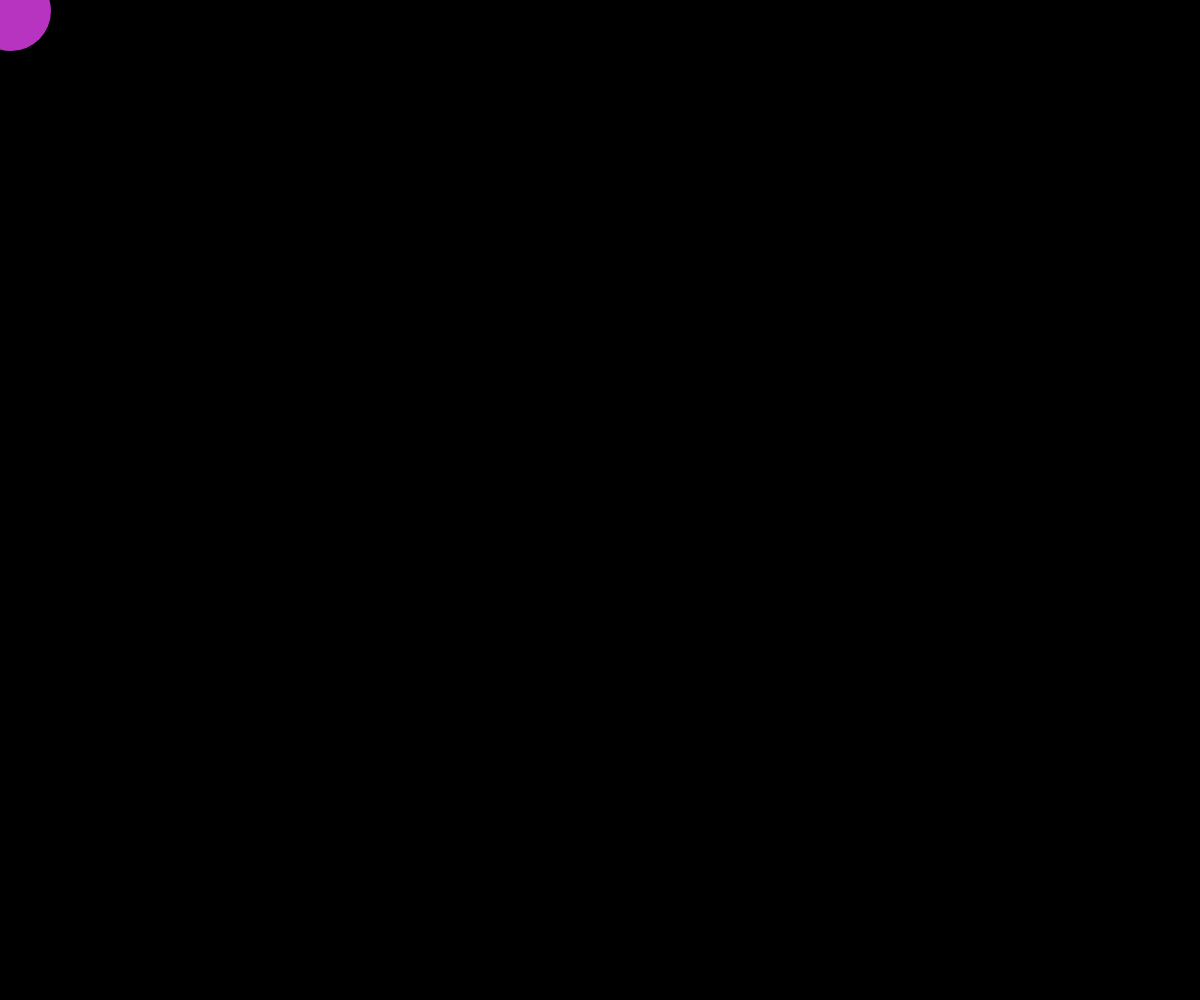
Frame 1 (no input)
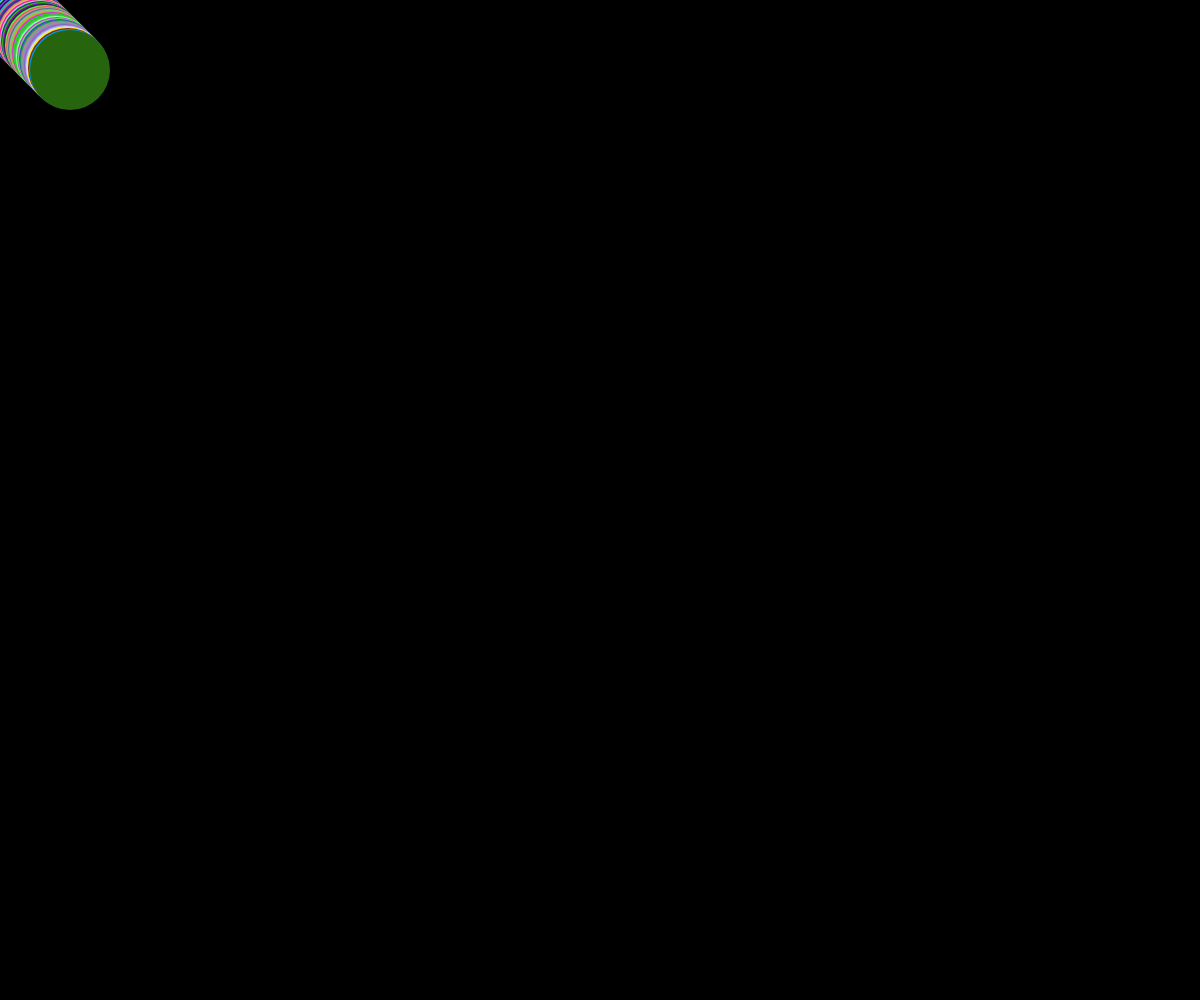
Frame 60 (no input)
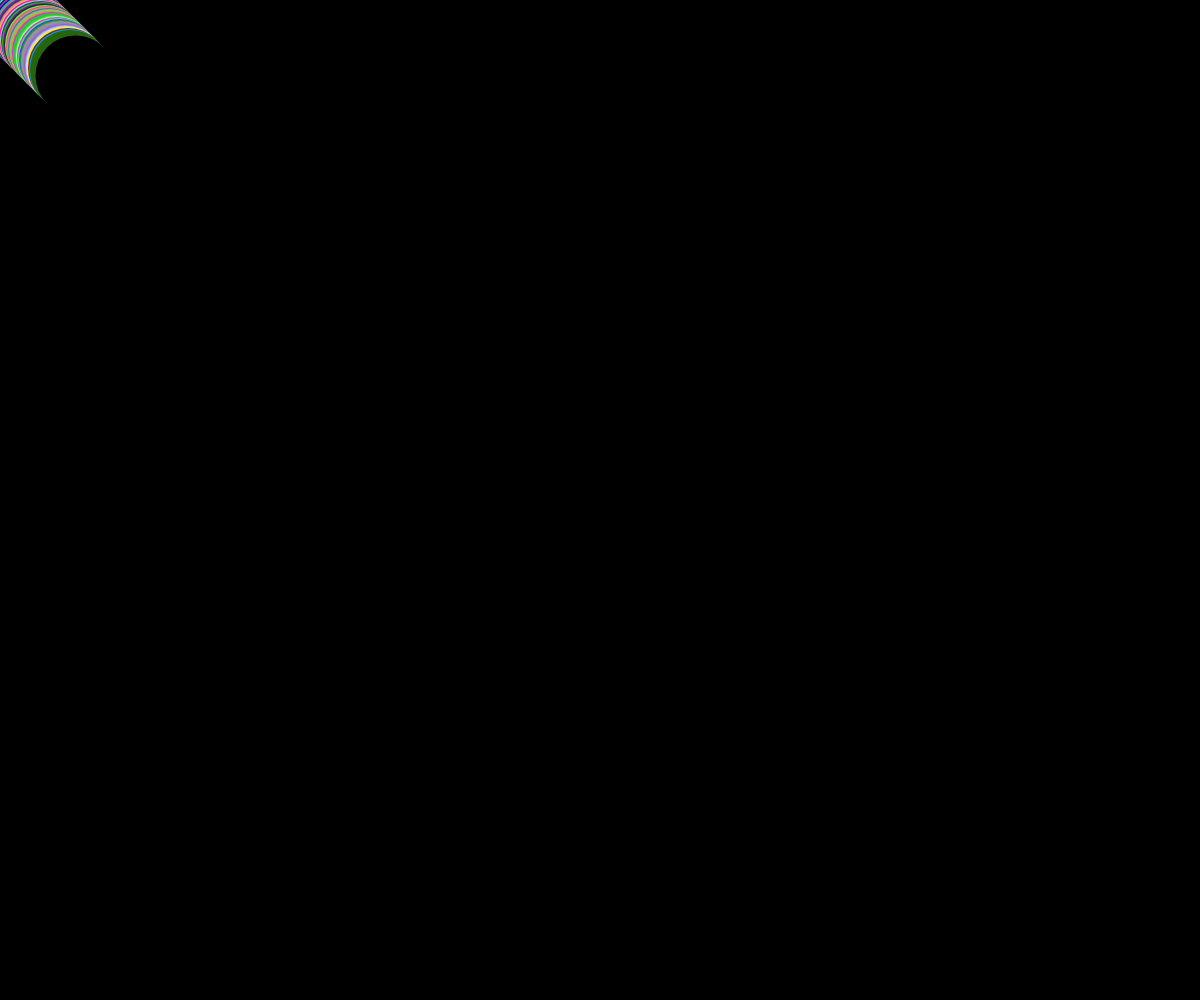
Frame 120 (the mouse pressed at the canvas centre since frame 60)

The p5.js sketch that drew these frames (run headless with seeded random() and noise() and a simulated clock; from frame 60 on, the mouse is pressed at the canvas centre):

// p5.js sketch
// ── sketch.js


let ball = {};
ball.width = 80;
ball.x = 10;
ball.y = 10;
ball.delta_x = 1;
ball.delta_y = 1;
ball.scale_x = 1;
ball.scale_y = 1;

function setup() {
    createCanvas(windowWidth, windowHeight);
    background('black');
}



function draw() {

//creates random fill for the circles
  let red = floor( random(256) );
  let green = floor( random(256) );
  let blue = floor( random(256) );

    ball.x += ball.delta_x * ball.scale_x;
    ball.y += ball.delta_y * ball.scale_y;

//ball boundaries
    if (ball.x >= width || ball.x <= 0) {
        ball.delta_x = -1 * ball.delta_x;
    }
    if (ball.y >= height || ball.y <= 0) {
        ball.delta_y = -1 * ball.delta_y;
    }
         //ball appearance
    if (mouseIsPressed) {
      noStroke();
      fill('black');
      ellipse(ball.x, ball.y, ball.width, ball.width);
    } else {
      noStroke();
      fill(red,green,blue);
      ellipse(ball.x, ball.y, ball.width, ball.width);
    }



}



function mousePressed() {
    ball.scale_x = map(mouseX, 0, width, 1, 10);
    ball.scale_y = map(mouseY, 0, height, 1, 10);
}
